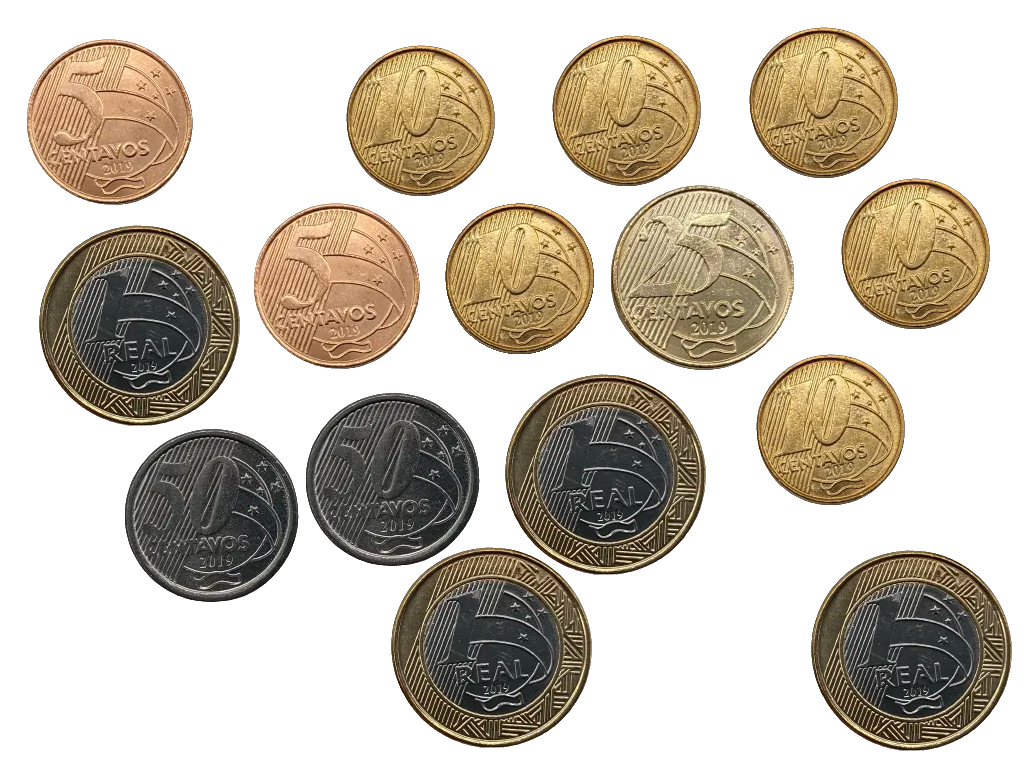
#> input picture teste1.png, 1024 x 768 px
$ python contador.py teste1.png
#> lines starting #> are read from the running program, lines starting #| are printed output that depends on the picture; after the words box and inside, x2 and y2 are one past the last pixel; in counts of white or black regions, pixels touching at a corner belong together
# Hugo, Franciane e Rafael
# Processamento Digital de Imagens
# 24/05/2023
# Contador de Moedas

# Importando depêndencias
import cv2
import sys
import numpy as np

# Depois de alguns testes, a cor media das moedas é essa (Variando um pouco)
dados_cores = {5:(111, 149, 194), 10:(90, 146, 178), 25:(116, 152, 169), 50:(71, 73, 72), 100:(68, 82, 89)}

# Passando a imagem para binario
def to_binario(gray_image):
    unique_values, counts = np.unique(gray_image, return_counts=True)
    mode_index = np.argmax(counts)
    cor_fundo = unique_values[mode_index]
    imbw = gray_image.copy()
    for i in range(altura):
        for j in range(largura):
                imbw[i][j] = 0 if imbw[i][j] == cor_fundo else 255
    return imbw

# Calcular a diferença entre duas cores, util para ver o valor de uma moeda
def diferenca_cor(cor1, cor2):
    return abs(cor2[0] - cor1[0]) + abs(cor2[1] - cor1[1]) + abs(cor2[2] - cor1[2])

# Função que conta as moedas da foto e armazena os pixels em um vetor
def contador(image):
    moedas = list()
    visitados = set()
    # Percorrer a imagem
    for y in range(altura):
        for x in range(largura):
            # Verificar se o pixel é branco (255) e se ainda não foi visitado
            if image[y, x] == 255 and (y, x) not in visitados:
                # Marcar os pixels do contorno da moeda usando busca em profundidade (DFS)
                moeda = set()
                pilha = [(y, x)]

                while pilha:
                    cy, cx = pilha.pop()

                    if (cy, cx) in visitados:
                        continue

                    visitados.add((cy, cx))
                    moeda.add((cy, cx))

                    vizinhos = [(cy - 1, cx), (cy + 1, cx), (cy, cx - 1), (cy, cx + 1)]

                    # Colocando na pilha os pixels que são moedas
                    for ny, nx in vizinhos:
                        if ny >= 0 and ny < altura and nx >= 0 and nx < largura and image[ny, nx] == 255:
                            pilha.append((ny, nx))

                # Incrementar o contador de moedas e calcular o valor total
                moedas.append(moeda)
    # Retorna as moedas
    return  moedas

def encontrar_valor(moedas):
    valor_total = 0.0
    contador_moedas = 0
    for moeda in moedas:
        cor_moeda = calcular_cor_media(img, moeda)
        for valor, cor_padrao in dados_cores.items():
            if diferenca_cor(cor_padrao, cor_moeda) < 25:
                valor_total = valor_total + int(valor)
                contador_moedas += 1
                #print(f"Moeda de {int(valor)} encontrada!")
                break
    #print(f"Numero de moedas: {contador_moedas}\nValor total: R${valor_total/100} reais.")
    print(f"{valor_total/100}")

# Calcula a cor media de uma moeda
def calcular_cor_media(imagem, moeda):
    soma_r = 0
    soma_g = 0
    soma_b = 0

    for y, x in moeda:
        pixel = imagem[y, x]
        soma_r += pixel[2]  # Canal Vermelho
        soma_g += pixel[1]  # Canal Verde
        soma_b += pixel[0]  # Canal Azul

    tamanho_moeda = len(moeda)
    cor_media = (soma_b // tamanho_moeda, soma_g // tamanho_moeda, soma_r // tamanho_moeda)
    return cor_media

if __name__ == '__main__':
    # Lendo a imagem
    #num_teste = 8
    #filename = f"teste{num_teste}.png"
    filename = sys.argv[1]
    img = cv2.imread(filename) # Imagem colorida
#> img is the input picture: shape (768, 1024, 3); mean B, G, R 178.9, 192.2, 200.7
    gray_image = cv2.imread(filename,0) # Imagem cinza
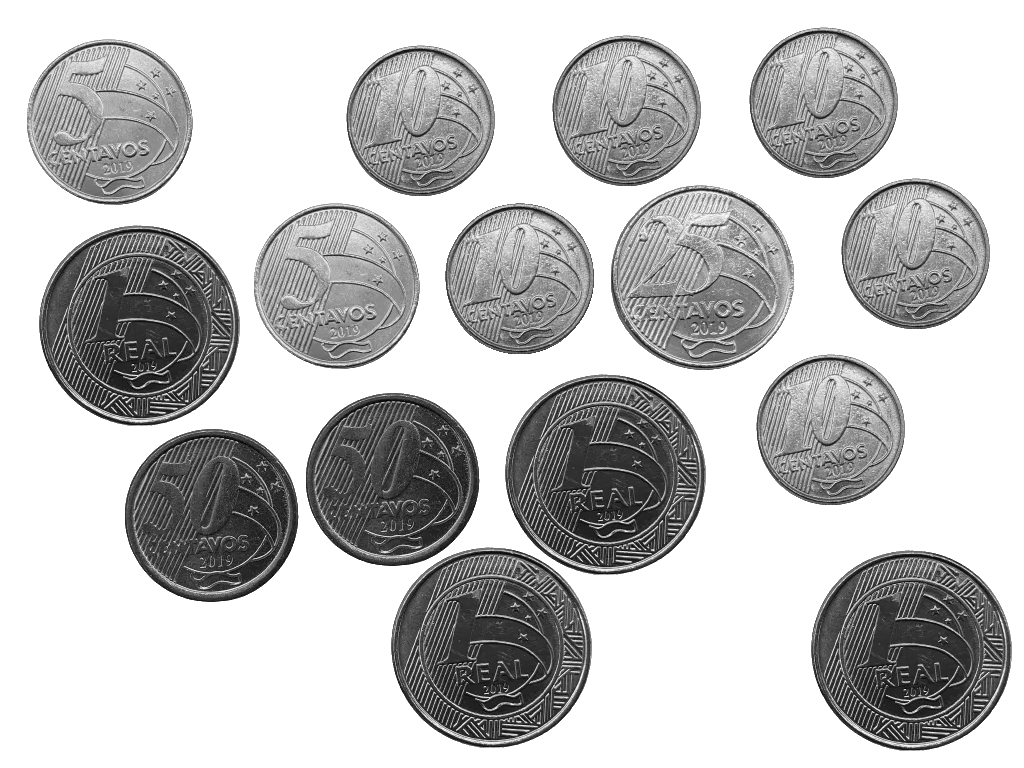
#> gray_image: shape (768, 1024); min 2, max 255, mean 193
    altura, largura, canais = img.shape
#> altura = 768; largura = 1024; canais = 3

    # Passando imagem pra binario
    imbw = to_binario(gray_image)  # Imagem binária
#> in to_binario, `unique_values, counts = np.unique(gray_image, return_counts=True)`: unique_values = 253 values from 2 to 255; counts = 253 values, max 436072 at index 252, min 2 at index 1, mean 3108.4
#> in to_binario, `mode_index = np.argmax(counts)`: mode_index = 252
#> in to_binario, `cor_fundo = unique_values[mode_index]`: cor_fundo = 255
#> after the loop in to_binario, `for i in range(altura):`:
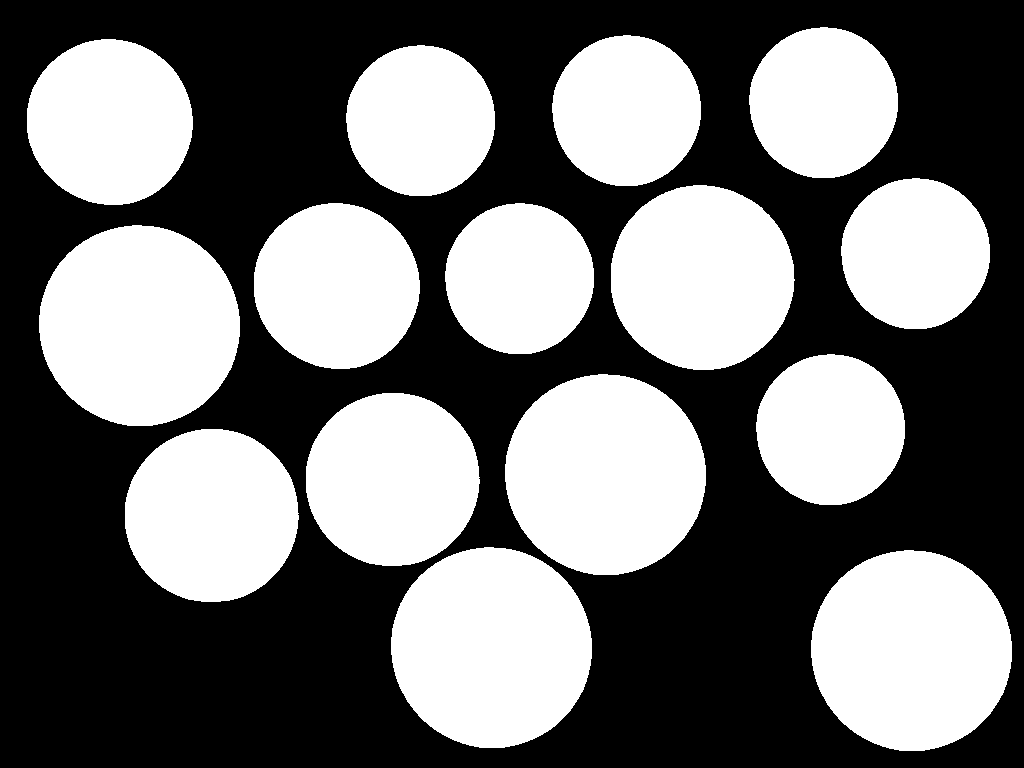
#> imbw: shape (768, 1024); 44.6% white; 15 white regions, largest, box (x1, y1, x2, y2) and area: (39, 225, 240, 426) 31713, (505, 374, 706, 575) 31713, (391, 547, 592, 748) 31713

    kernel = np.ones((3,3), np.uint8)
    imbw_opened = cv2.morphologyEx(imbw, cv2.MORPH_OPEN, kernel) # Imagem binaria com abertura (remover a linha da imagem 5 por exemplo)

    # Identifica as moedas e contabiliza
    moedas = contador(imbw_opened) # Pixels contendo as moedas em forma de set
#> moedas = 15 items
    encontrar_valor(moedas)
#> the loop in encontrar_valor, `for moeda in moedas:` made 15 passes
#> (tamanho_moeda in calcular_cor_media, cor_moeda) on passes 1 to 12: (17664, (90, 146, 178)), (17664, (90, 146, 178)), (21627, (111, 149, 194)), (17664, (90, 146, 178)), (17664, (90, 146, 178)), (26697, (116, 152, 169)), (21627, (111, 149, 194)), (17685, (89, 145, 177)), (31713, (68, 82, 89)), (17664, (90, 146, 178)), (31713, (68, 82, 89)), (23774, (71, 73, 72))
#> after the loop in encontrar_valor, `for moeda in moedas:`: contador_moedas = 15; valor_total = 595
#| 5.95

    # [4 lines of commented-out code are left out]

    cv2.waitKey(0)
